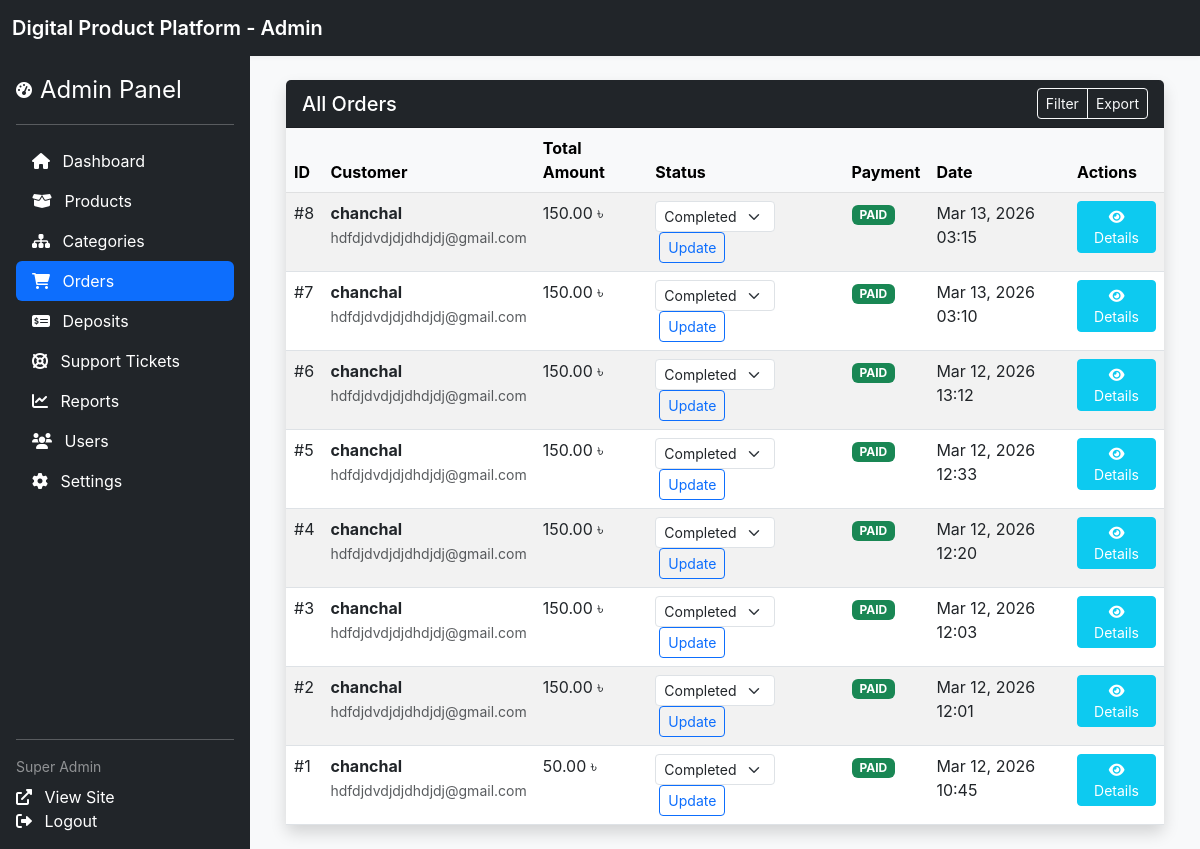
Page /admin/orders (signed in) on the committed database.
### tables this page shows
CREATE TABLE orders (
                id INTEGER PRIMARY KEY AUTOINCREMENT,
                user_id INTEGER,
                total_amount REAL NOT NULL,
                status TEXT DEFAULT 'pending', -- pending, completed, cancelled, refunded
                payment_status TEXT DEFAULT 'pending', -- pending, paid, failed
                created_at DATETIME DEFAULT CURRENT_TIMESTAMP,
                FOREIGN KEY (user_id) REFERENCES users(id)
            );

CREATE TABLE users (
                id INTEGER PRIMARY KEY AUTOINCREMENT,
                name TEXT NOT NULL,
                email TEXT NOT NULL UNIQUE,
                password TEXT NOT NULL,
                role_id INTEGER,
                wallet_balance REAL DEFAULT 0,
                status TEXT DEFAULT 'active', -- active, suspended, pending
                created_at DATETIME DEFAULT CURRENT_TIMESTAMP,
                FOREIGN KEY (role_id) REFERENCES roles(id)
            );

### core/Helpers.php (called while the page is built, shortened)
<?php
class Helpers {
    public static function formatCurrency($amount) {
        return number_format($amount, 2) . ' ৳';
    }
}

### modules/admin/orders.php (the view, shortened to what this page needs)
<?php
$db = Database::getInstance();
$stmt = $db->query("
    SELECT o.*, u.name as customer_name, u.email as customer_email
    FROM orders o
    JOIN users u ON o.user_id = u.id
    ORDER BY o.id DESC
");
$orders = $stmt->fetchAll();
include 'includes/admin_header.php';
include 'includes/admin_sidebar.php';
?>
<div class="admin-content flex-grow-1 p-4">
    <div class="container-fluid">
        <div class="card shadow">
        <div class="card-header bg-dark text-white d-flex justify-content-between align-items-center">
            <h5 class="mb-0">All Orders</h5>
            <div class="btn-group">
                <button class="btn btn-sm btn-outline-light">Filter</button>
                <button class="btn btn-sm btn-outline-light">Export</button>
            </div>
        </div>
        <div class="card-body p-0">
            <div class="table-responsive">
                <table class="table table-hover table-striped mb-0">
                    <thead class="table-light">
                        <tr>
                            <th>ID</th>
                            <th>Customer</th>
                            <th>Total Amount</th>
                            <th>Status</th>
                            <th>Payment</th>
                            <th>Date</th>
                            <th>Actions</th>
                        </tr>
                    </thead>
                    <tbody>
                        <?php foreach ($orders as $order): ?>
                            <tr>
                                <td>#<?php echo $order['id']; ?></td>
                                <td>
                                    <strong><?php echo $order['customer_name']; ?></strong><br>
                                    <small class="text-muted"><?php echo $order['customer_email']; ?></small>
                                </td>
                                <td><?php echo Helpers::formatCurrency($order['total_amount']); ?></td>
                                <td>
                                    <form action="" method="POST" class="d-inline">
                                        <select name="status" class="form-select form-select-sm d-inline-block w-auto">
                                            <option value="completed" <?php echo $order['status'] == ORDER_COMPLETED ? 'selected' : ''; ?>>Completed</option>
                                        </select>
                                        <button type="submit" class="btn btn-sm btn-outline-primary ms-1">Update</button>
                                    </form>
                                </td>
                                <td>
                                    <?php
                                    $payment_badge = 'warning';
                                    if ($order['payment_status'] == 'paid') $payment_badge = 'success';
                                    ?>
                                    <span class="badge bg-<?php echo $payment_badge; ?>">
                                        <?php echo strtoupper($order['payment_status']); ?>
                                    </span>
                                </td>
                                <td><?php echo date('M d, Y H:i', strtotime($order['created_at'])); ?></td>
                                <td>
                                    <button class="btn btn-sm btn-info text-white" data-bs-toggle="modal" data-bs-target="#orderModal<?php echo $order['id']; ?>">
                                        <i class="fas fa-eye"></i> Details
                                    </button>
                                </td>
                            </tr>
                        <?php endforeach; ?>
                    </tbody>
                </table>
            </div>
        </div>
    </div>
</div>
<?php include 'includes/admin_footer.php'; ?>

### assets/css/style.css (style rules this page uses)
body { font-family: -apple-system, BlinkMacSystemFont, "Segoe UI", Roboto, "Helvetica Neue", Arial, sans-serif; background-color: #f8f9fa; color: #212529; }
.card { border: none; transition: box-shadow 0.2s; }
.admin-content { margin-left: 250px; width: calc(100% - 250px); min-height: calc(100vh - 56px); }

### rows in the picture
orders: id "8", user.name "chanchal", user.email "hdfdjdvdjdjdhdjdj@gmail.com", total_amount "150.00 ৳", status "Completed", payment_status "PAID", created_at "Mar 13, 2026 03:15"
orders: id "7", user.name "chanchal", user.email "hdfdjdvdjdjdhdjdj@gmail.com", total_amount "150.00 ৳", status "Completed", payment_status "PAID", created_at "Mar 13, 2026 03:10"
orders: id "6", user.name "chanchal", user.email "hdfdjdvdjdjdhdjdj@gmail.com", total_amount "150.00 ৳", status "Completed", payment_status "PAID", created_at "Mar 12, 2026 13:12"
orders: id "5", user.name "chanchal", user.email "hdfdjdvdjdjdhdjdj@gmail.com", total_amount "150.00 ৳", status "Completed", payment_status "PAID", created_at "Mar 12, 2026 12:33"
orders: id "4", user.name "chanchal", user.email "hdfdjdvdjdjdhdjdj@gmail.com", total_amount "150.00 ৳", status "Completed", payment_status "PAID", created_at "Mar 12, 2026 12:20"
orders: id "3", user.name "chanchal", user.email "hdfdjdvdjdjdhdjdj@gmail.com", total_amount "150.00 ৳", status "Completed", payment_status "PAID", created_at "Mar 12, 2026 12:03"
orders: id "2", user.name "chanchal", user.email "hdfdjdvdjdjdhdjdj@gmail.com", total_amount "150.00 ৳", status "Completed", payment_status "PAID", created_at "Mar 12, 2026 12:01"
orders: id "1", user.name "chanchal", user.email "hdfdjdvdjdjdhdjdj@gmail.com", total_amount "50.00 ৳", status "Completed", payment_status "PAID", created_at "Mar 12, 2026 10:45"

### other values in the picture
SITE_NAME "Digital Product Platform"
$_SESSION['user_name'] "Super Admin"
